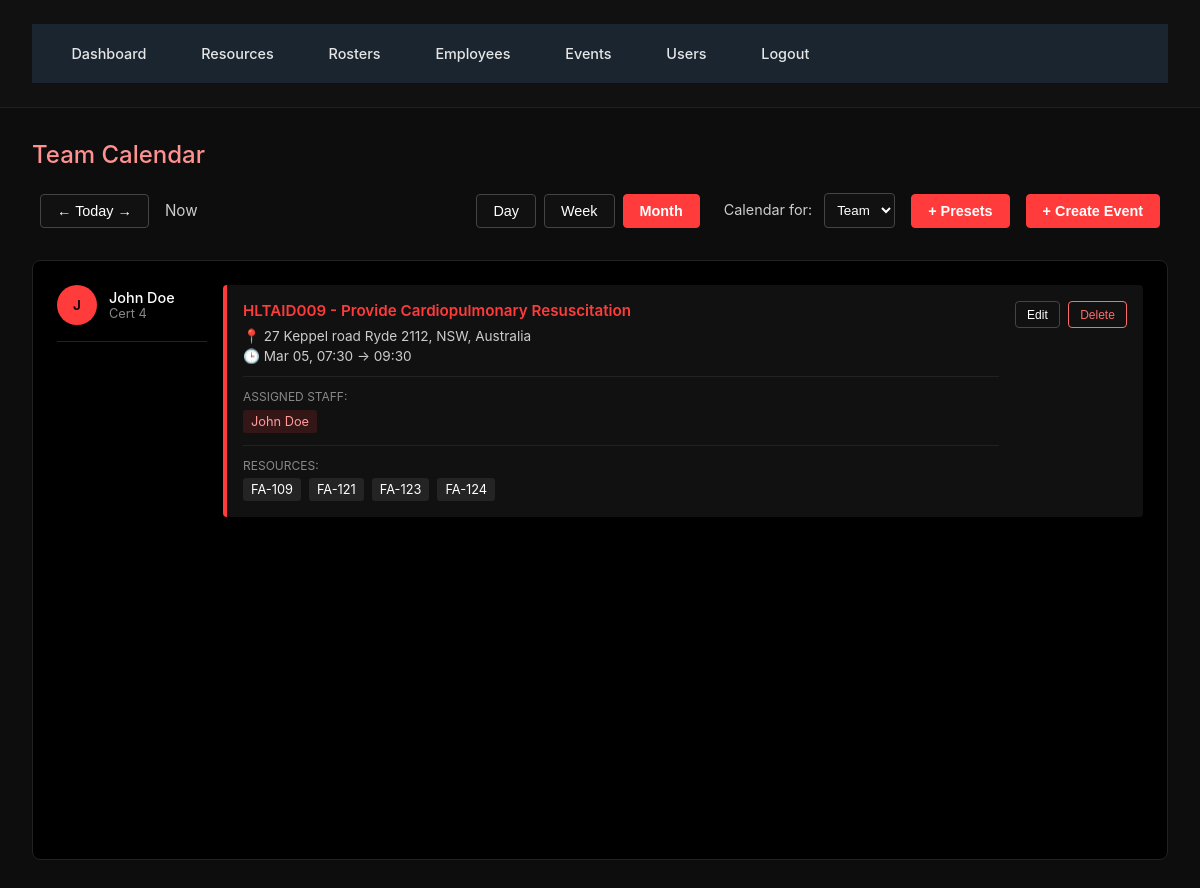
The page /events (signed in) on the database its author committed.
### Database.py (models this page shows)
class Employee(db.Model):
    id = db.Column(db.Integer, primary_key=True)
    name = db.Column(db.String(120), nullable=False)
    age = db.Column(db.Integer)
    experience_years = db.Column(db.Integer)
    level_of_training = db.Column(db.String(120))
    training_status = db.Column(db.String(120))
    qualifications = db.relationship('Qualification', backref='employee', cascade='all, delete-orphan')

class Event(db.Model):
    id = db.Column(db.Integer, primary_key=True)
    title = db.Column(db.String(200))
    location = db.Column(db.String(200))
    start_time = db.Column(db.DateTime)
    end_time = db.Column(db.DateTime)
    setup_minutes = db.Column(db.Integer, default=0)
    packup_minutes = db.Column(db.Integer, default=0)
    employees = db.relationship("Employee", secondary=event_employee, cascade="all, delete", passive_deletes=True)
    resources = db.relationship("Resource", secondary=event_resource, cascade="all, delete", passive_deletes=True)

class Resource(db.Model):
    id = db.Column(db.Integer, primary_key=True)
    item_code = db.Column(db.String(120), unique=True, nullable=False)
    category = db.Column(db.String(120), nullable=False)
    type = db.Column(db.String(120), nullable=False)
    description = db.Column(db.String(255))
    qty = db.Column(db.Integer, default=1)
    asset_number = db.Column(db.String(120))
    dom = db.Column(db.Date)  # Date of Manufacture
    lifespan_years = db.Column(db.Integer)

### app.py (the view)
    @app.route('/events')
    @login_required
    def events():
        qualifications = QualificationType.query.all()
        return render_template('events.html',
                               events=Event.query.all(),
                               employees=Employee.query.all(),
                               resources=Resource.query.all(),
                               presets=ResourcePreset.query.all(),
                               qualifications=qualifications)

### Templates/events.html (shortened to what this page needs)
{% extends "base.html" %}
{% block content %}
<div class="page-header">
  <h2 class="page-title">Team Calendar</h2>
</div>
<div style="display: flex; justify-content: space-between; align-items: center; margin-bottom: 2rem; padding: 0 0.5rem;">
  <div style="display: flex; gap: 1rem; align-items: center;">
    <button class="btn btn-secondary" style="padding: 0.5rem 1rem; font-size: 0.9rem; background:#111; border:1px solid #444; color:#fff;">← Today →</button>
    <span style="color: #ccc; font-size: 0.95rem;">{{ 'Now' }}</span>
  </div>
  <div style="display: flex; gap: 0.5rem; align-items:center;">
    <button class="btn btn-secondary" style="padding: 0.5rem 1rem; background:#111; border:1px solid #444; color:#fff;">Day</button>
    <button class="btn btn-secondary" style="padding: 0.5rem 1rem; background:#111; border:1px solid #444; color:#fff;">Week</button>
    <button class="btn btn-primary" style="padding: 0.5rem 1rem; background:#ff3b3b; border:1px solid #ff3b3b; color:#fff;">Month</button>
    <span style="color: #ccc; font-size: 0.9rem; margin-left: 1rem;">Calendar for:
      <select style="background: #111; border: 1px solid #444; color: #fff; padding: 0.5rem; border-radius: 4px; margin-left: 0.5rem;">
        <option>Team</option>
      </select>
    </span>
    {% if current_user.is_admin %}
    <button id="createPresetBtn" class="btn btn-primary" style="padding: 0.5rem 1rem; margin-left: 0.5rem; background:#ff3b3b; border:1px solid #ff3b3b; color:#fff;">+ Presets</button>
    <button id="createEventBtn" class="btn btn-primary" style="padding: 0.5rem 1rem; margin-left: 0.5rem; background:#ff3b3b; border:1px solid #ff3b3b; color:#fff;">+ Create Event</button>
    {% endif %}
  </div>
</div>
<div class="table-wrapper" style="padding: 1.5rem; min-height: 600px; background:#000; border-radius:8px; border:1px solid #222;">
  <div style="display: grid; grid-template-columns: 150px 1fr; gap: 1rem;">
    <div>
      {% for emp in employees %}
      <div style="display: flex; align-items: center; margin-bottom: 1.5rem; padding-bottom: 1rem; border-bottom: 1px solid #222;">
        <div style="width: 40px; height: 40px; border-radius: 50%; background: #ff3b3b; display: flex; align-items: center; justify-content: center; color: #000; font-weight: 600; font-size: 0.85rem; margin-right: 0.75rem;">{{ emp.name[:1] }}</div>
        <div>
          <div style="font-weight: 500; color: #fff; font-size: 0.9rem;">{{ emp.name }}</div>
          <div style="color: #888; font-size: 0.8rem;">{{ emp.level_of_training or 'Staff' }}</div>
        </div>
      </div>
      {% endfor %}
    </div>
    <div>
      {% for e in events %}
      <div style="background: #111; border-left: 4px solid #ff3b3b; padding: 1rem; margin-bottom: 1rem; border-radius: 4px; cursor: pointer; transition: all 0.2s;"
           onmouseover="this.style.background='#181818'" onmouseout="this.style.background='#111'">
        <div style="display: flex; justify-content: space-between; align-items: flex-start;">
          <div style="flex: 1;">
            <div style="font-weight: 600; color: #ff3b3b; font-size: 0.95rem;">{{ e.title }}</div>
            <div style="color: #ccc; font-size: 0.85rem; margin-top: 0.5rem;">
              📍 {{ e.location }}
            </div>
            <div style="color: #ccc; font-size: 0.85rem; margin-top: 0.25rem;">
              🕒 {{ e.start_time.strftime('%b %d, %H:%M') if e.start_time else 'N/A' }} → {{ e.end_time.strftime('%H:%M') if e.end_time else 'N/A' }}
            </div>
            {% if e.employees %}
            <div style="margin-top: 0.75rem; padding-top: 0.75rem; border-top: 1px solid #222;">
              <div style="color: #888; font-size: 0.75rem; text-transform: uppercase; margin-bottom: 0.35rem;">Assigned Staff:</div>
              <div style="display: flex; flex-wrap: wrap; gap: 0.5rem;">
                {% for emp in e.employees %}
                <span style="background: rgba(255,59,59,0.15); color: #ff9b9b; padding: 0.25rem 0.5rem; border-radius: 3px; font-size: 0.8rem;">{{ emp.name }}</span>
                {% endfor %}
              </div>
            </div>
            {% endif %}
            {% if e.resources %}
            <div style="margin-top: 0.75rem; padding-top: 0.75rem; border-top: 1px solid #222;">
              <div style="color: #888; font-size: 0.75rem; text-transform: uppercase; margin-bottom: 0.35rem;">Resources:</div>
              <div style="display: flex; flex-wrap: wrap; gap: 0.5rem;">
                {% for res in e.resources %}
                <span style="background: rgba(255,255,255,0.08); color: #fff; padding: 0.25rem 0.5rem; border-radius: 3px; font-size: 0.8rem;">{{ res.item_code }}</span>
                {% endfor %}
              </div>
            </div>
            {% endif %}
          </div>
          {% if current_user.is_admin %}
          <div style="display: flex; gap: 0.5rem; margin-left: 1rem;">
            <button type="button"
                    class="btn btn-secondary"
                    style="padding: 0.35rem 0.7rem; font-size: 0.75rem; white-space: nowrap; background:#111; border:1px solid #444; color:#fff;"
                    onclick="openEditEventModal('{{ e.id }}')">
              Edit
            </button>
            <button type="button"
                    class="btn btn-secondary"
                    style="padding: 0.35rem 0.7rem; font-size: 0.75rem; color: #ff6b6b; border-color: #ff6b6b; background:#111; white-space: nowrap;"
                    onclick="confirmDeleteEvent('{{ e.id }}')">
              Delete
            </button>
          </div>
          {% endif %}
        </div>
      </div>
      {% else %}
      <div style="text-align: center; padding: 2rem; color: #888;">
        <p>No events scheduled for this period.</p>
      </div>
      {% endfor %}
    </div>
  </div>
</div>
{% endblock %}

### Static/Css/styles.css (style rules this page uses)
* { margin: 0; padding: 0; box-sizing: border-box; }
body { font-family: '72', 'SAP Sans', system-ui, sans-serif; background-color: #000000; color: #e0e0e0; }
.page-header .page-title { color: #ff9191; }
.page-header { display: flex; justify-content: space-between; align-items: center; margin-bottom: 1.5rem; }
.page-title { font-size: 1.5rem; font-weight: 500; color: #0dccff; }
.btn { padding: 0.65rem 1.25rem; border: none; border-radius: 4px; font-weight: 500; cursor: pointer; transition: all 0.2s; font-size: 0.9rem; }
.btn-primary { background: #000000; color: #ffffff; font-weight: 600; }
.btn-secondary { background: transparent; color: #ffffff; border: 1px solid #ff9f9f; }
.table-wrapper { background: #000000; border: 1px solid #000000; border-radius: 4px; overflow: hidden; }

### Templates/base.html (style rules this page uses)
body { background: #0d0d0d; color: #e6e6e6; font-family: "Inter", "Segoe UI", sans-serif; margin: 0; padding: 0; }

### rows shown on the page
Employee: name "J", name "John Doe", level_of_training "Cert 4"
Event: title "HLTAID009 - Provide Cardiopulmonary Resuscitation", location "27 Keppel road Ryde 2112, NSW, Australia", start_time "Mar 05, 07:30", end_time "09:30"
Resource: item_code "FA-109"
Resource: item_code "FA-121"
Resource: item_code "FA-123"
Resource: item_code "FA-124"

### other values the page prints
{{ 'Now' }} "Now"
